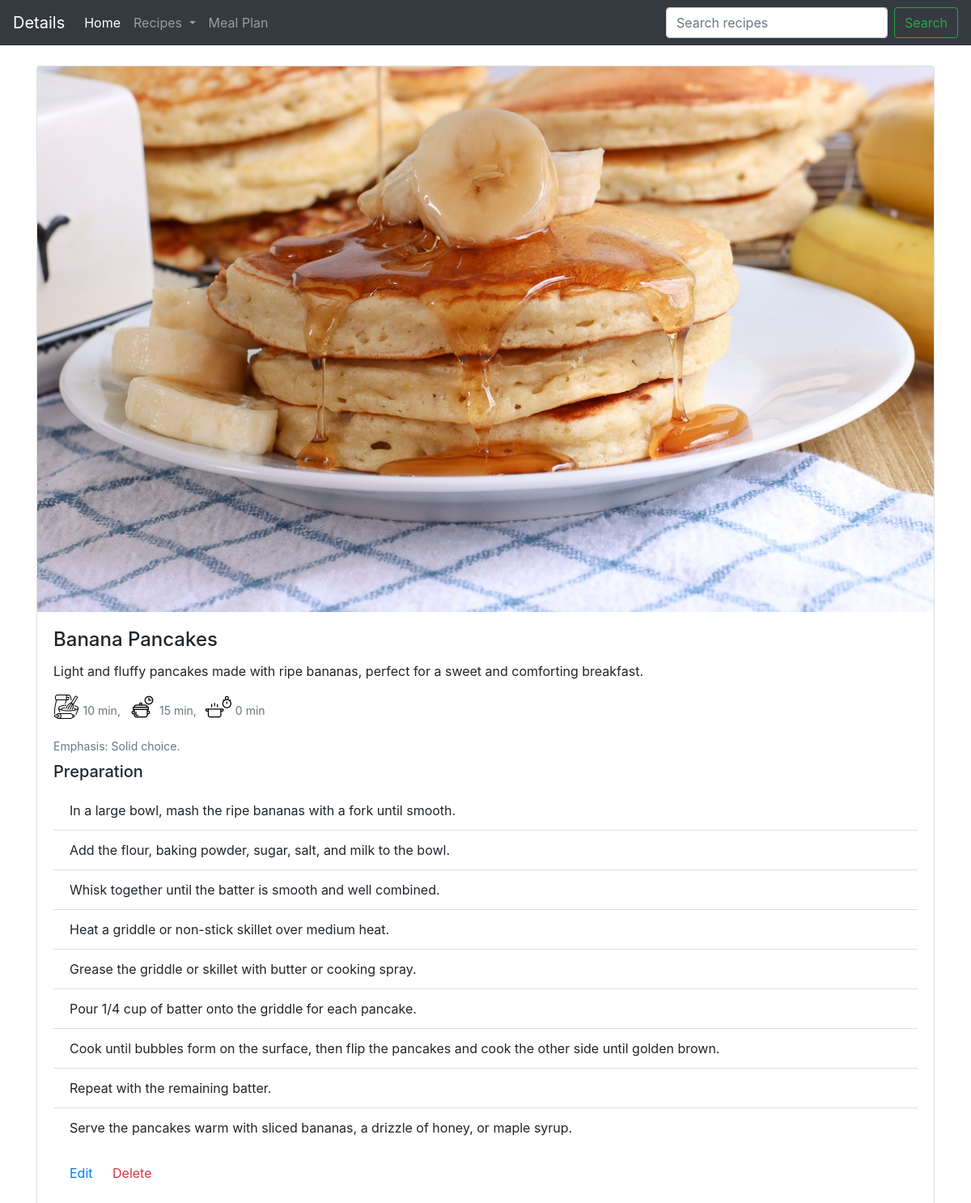
Screenshot of /recipe/40/ with the database file from the repository.
### recipe/models.py (models this page shows)
class Recipe(models.Model):
    image = models.ImageField(upload_to='static/images', blank=True, default='static/images/pineapple_rubix.png')
    name = models.CharField(max_length=45)
    mealType = models.CharField(choices=MEAL_TYPES, default='Other', max_length=10)
    description = models.TextField(blank=True, max_length=200)
    directions = models.TextField(blank=True)
    prepTime = models.IntegerField(blank=True, default=0)
    cookTime = models.IntegerField(blank=True, default=0)
    standTime = models.IntegerField(blank=True, default=0)
    emphasis = models.FloatField(blank=True, default=1.0)

### recipe/views.py (the view)
# urls.py: path('recipe/<int:pk>/', get_recipe_detail, name='recipe_detail'),
def get_recipe_detail(request, pk):
    recipe = Recipe.objects.get(id=pk)
    directions_lines = [line for line in recipe.directions.splitlines() if line]
    return render(request, 'recipe/recipe_detail.html', {'page_title': 'Details',
                                                         'recipe': recipe, 'directions_lines': directions_lines})

### templates/recipe/recipe_detail.html (shortened to what this page needs)
{% extends 'recipe/base.html' %}
{% load static %}
{% block content %}
    <div class="card mb-3">
        <img class="card-img-top" src="/{{ recipe.image }}" alt="{{ recipe.name }}">
        <div class="card-body">
            <h4 class="card-title">{{ recipe.name }}</h4>
            <p class="card-text">{{ recipe.description }}</p>
            <p class="card-text custom-icon">
                <img class="custom-icon" src="{% static 'images/preping-time.png' %}" alt="prepping-time">
                <small class="text-muted custom-icon">{{ recipe.prepTime }} min,</small>
                <img class="custom-icon" src="{% static 'images/cooking-time.png' %}" alt="cooking-time">
                <small class="text-muted custom-icon">{{ recipe.cookTime }} min,</small>
                <img class="custom-icon" src="{% static 'images/standing-time.png' %}" alt="standing-time">
                <small class="text-muted custom-icon">{{ recipe.standTime }} min</small>
            </p>
            <p class="card-text custom-icon">
                {% if recipe.emphasis > 2 %}
                    <small class="text-muted">Emphasis: I can eat this everyday!</small>
                {% elif recipe.emphasis > 1 %}
                    <small class="text-muted">Emphasis: One of my favorites!</small>
                {% elif recipe.emphasis == 1 %}
                    <small class="text-muted custom-icon">Emphasis: Solid choice.</small>
                {% else %}
                    <small class="text-muted">Emphasis: Once every blue moon.</small>
                {% endif %}
            </p>
            <h5 class="card-title">Preparation</h5>
            <ul class="list-group list-group-flush">
                {% for line in directions_lines %}
                    <li class="list-group-item">{{ line }}</li>
                {% endfor %}
            </ul>
            <div class="card-body">
                <a href="{% url 'edit_recipe' pk=recipe.id %}" class="card-link">Edit</a>
                <a href="" class="card-link text-danger" data-toggle="modal"
                   data-target="#deleteConfirmation">Delete</a>
            </div>
        </div>
    </div>
{% endblock %}

### static/css/main.css (style rules this page uses)
img.custom-icon { width: 32px; padding-bottom: 12px; }
p.custom-icon { margin-bottom: 0.5rem; }
small.custom-icon { padding-right: 7px; }

### rows the page displays
Recipe: image (picture), name "Banana Pancakes", description "Light and fluffy pancakes made with ripe bananas, perfect for a sweet and comforting breakfast.", prepTime "10", cookTime "15", standTime "0"

### other values shown
{{ page_title }} "Details"
{{ line }} "In a large bowl, mash the ripe bananas with a fork until smooth." "Add the flour, baking powder, sugar, salt, and milk to the bowl." "Whisk together until the batter is smooth and well combined." "Heat a griddle or non-stick skillet over medium heat." "Grease the griddle or skillet with butter or cooking spray." "Pour 1/4 cup of batter onto the griddle for each pancake." "Cook until bubbles form on the surface, then flip the pancakes and cook the other side until golden brown." "Repeat with the remaining batter." "Serve the pancakes warm with sliced bananas, a drizzle of honey, or maple syrup."
